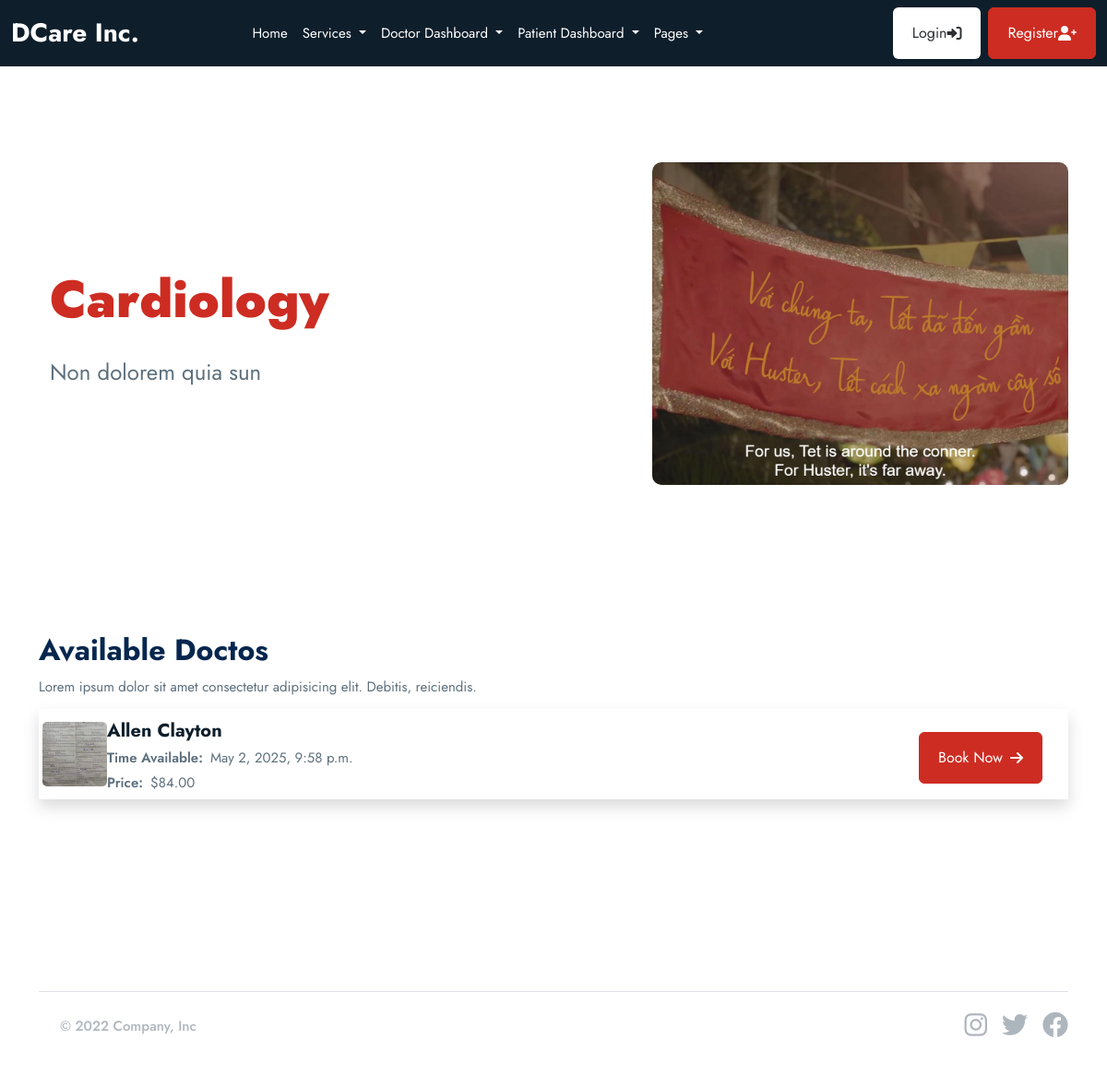
The page /service/1/ on the database as committed earlier.
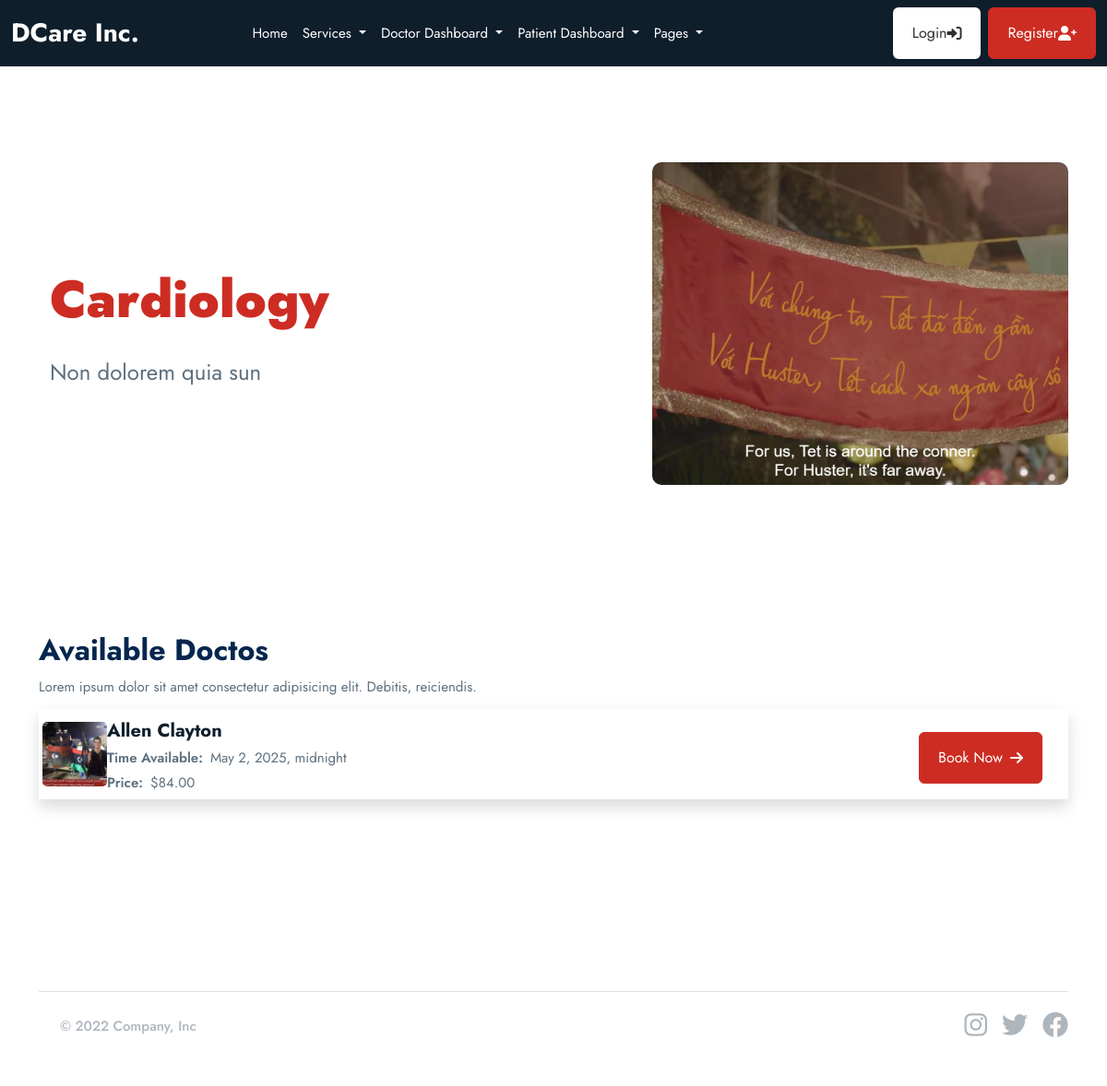
The same page on the database as committed later.
### doctor/models.py (models this page shows, shortened)
class Doctor(models.Model):
    user = models.OneToOneField(userauths_models.User, on_delete=models.CASCADE)
    full_name = models.CharField(max_length=100, null=True, blank=True)
    image = models.FileField(upload_to="images", null=True, blank=True)
    mobile = models.CharField(max_length=100, null=True, blank=True)
    country = models.CharField(max_length=100, null=True, blank=True)
    bio = models.CharField(max_length=100, null=True, blank=True)
    specialization = models.CharField(max_length=100, null=True, blank=True)
    qualifications = models.CharField(max_length=100, null=True, blank=True)
    years_of_experience = models.CharField(max_length=100, null=True, blank=True)
    next_available_appointment_date = models.DateTimeField(default=timezone.now, null=True, blank=True)

### base/views.py (the view)
# urls.py: path("service/<service_id>/", views.service_detail, name="service_detail"),
def service_detail(request, service_id):
    service = base_models.Service.objects.get(id=service_id)
    context = {
        "service": service
    }
    return render(request, "base/service_detail.html", context)

### templates/base/service_detail.html
{% extends 'partials/base.html' %} {% block content %}
<section class="container">
  <div class="row d-flex justify-content-center align-items-center">
    <div class="col-12 col-lg-7 p-4 rounded-3 bg-white">
      <h1 class="display-4 fw-bold mt-5">
        <span class="text-primary"><b>{{service.name}}</b></span>
      </h1>
      <p class="fs-4 mt-4">{{service.description}}</p>
    </div>
    <div class="col-12 col-lg-5">
      <img
        class="img-fluid mt-4"
        style="
          width: 100%;
          height: 350px;
          object-fit: cover;
          border-radius: 10px;
        "
        src="{{service.image.url}}"
        alt=""
      />
    </div>
  </div>
</section>
<section class="container">
  <div class="">
    <h2 class="">Available Doctos</h2>
    <p>
      Lorem ipsum dolor sit amet consectetur adipisicing elit. Debitis,
      reiciendis.
    </p>
  </div>
  <div class="">
    {% for d in service.available_doctors.all %}
    <div class="p-1 mb-4 shadow d-flex align-items-center">
      <a href="course-detail.html">
        <img
          src="{{d.image.url}}"
          alt="course"
          style="
            width: 70px;
            height: 70px;
            object-fit: cover;
            border-radius: 5px;
          "
          class="card-img-top"
        />
      </a>
      <div class="card-body">
        <div class="mt-2 d-flex justify-content-between align-items-center">
          <div>
            <h5 class="mb-1 text-truncate-line-2">
              <a
                href="course-detail.html"
                class="text-inherit text-dark text-decoration-none"
                >{{d.full_name}}</a
              >
            </h5>
            <div class="d-flex gap-2">
              <p class="fw-semibold mt-0 mb-0">Time Available:</p>
              <p class="mt-0 mb-0">{{d.next_available_appointment_date}}</p>
            </div>
            <div class="d-flex gap-2">
              <p class="fw-semibold mt-0 mb-0">Price:</p>
              <p class="mt-0 mb-0">${{service.cost}}</p>
            </div>
          </div>
          <div>
            <a
              href="{% url 'base:book_appointment' service.id d.id %}"
              class="btn btn-primary me-4"
              >Book Now <i class="fas fa-arrow-right ms-2"></i
            ></a>
          </div>
        </div>
      </div>
    </div>
    {% endfor %}
  </div>
</section>
{% endblock content %}

Rows that differ between the two databases and show on the page:
changed Doctor "Allen Clayton": image: a different picture; next_available_appointment_date "May 2, 2025, 9:58 p.m." → "May 2, 2025, midnight"
